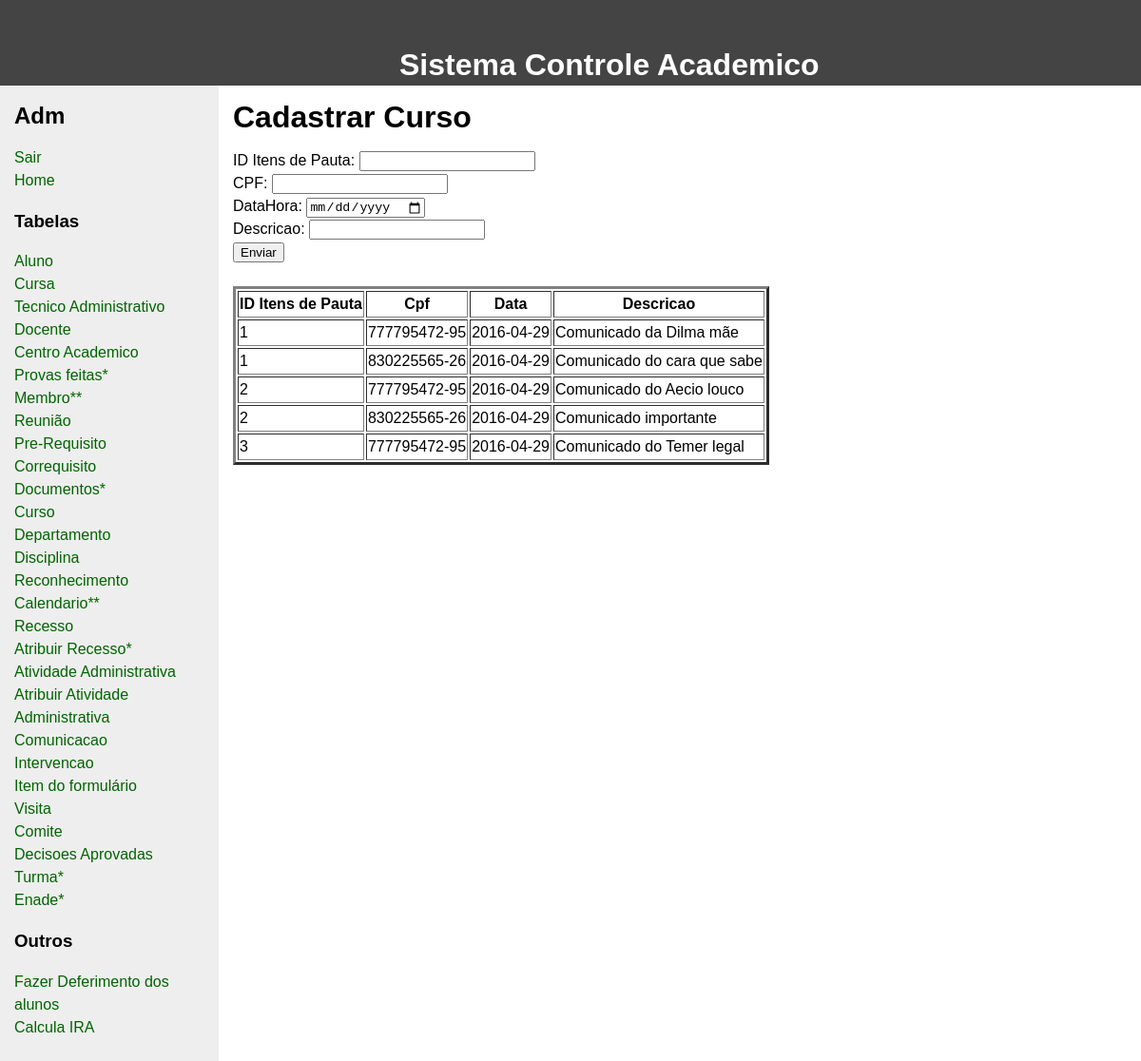
The app's page /NovaInterface/criarComunicacao.php with its own data.
### tables this page shows
CREATE TABLE comunicacoes (
    data_hora    DATE,
    descricao    LONGTEXT,
    id_itens_de_pauta     INT,
    cpf                   CHAR(12),
    CONSTRAINT comunicacao_itens_de_pauta_fk FOREIGN KEY (id_itens_de_pauta) references itens_de_pauta (id),
    CONSTRAINT comunicacao_cpf_fk FOREIGN KEY (cpf) references membro (cpf),
    CONSTRAINT comunicacao_pk PRIMARY KEY (id_itens_de_pauta, cpf, data_hora)
);

### NovaInterface/criarComunicacao.php (the view, shortened to what this page needs)
<!DOCTYPE html>
<html>
 <head>
    <div class id=head>
    <b> Sistema Controle Academico </b>
    </div>
    </head>
 <body>
   <div id="wrapper">
     <main>
       <div id="content">
         <div class="innertube">
           <h1>Cadastrar Curso</h1>
           <p >
             <form action="criarComunicacao.php" method="post" align=”center”>
             ID Itens de Pauta: <input type="text" name="id_idp" /><br>
             CPF:  <input type="text" name="cpf"/><br>
             DataHora:  <input type="date" name="data_hora"/><br>
             Descricao:  <input type="text" name="descricao"/><br>
             <input type="submit" value="Enviar" name="submit">
             </form>
             <?php
             $host     = "localhost";
             $port     = 3306;
             $socket   = "";
             $user     = "root";
             $password = "";
             $dbname   = "labbd";
             $con = new mysqli($host, $user, $password, $dbname, $port, $socket)
                     or die ('Could not connect to the database server' . mysqli_connect_error());
             $sql = "SELECT * FROM comunicacoes";
             $result = $con->query($sql);
             echo "<br>";
             echo "<table border=3>";
             echo "<th> ID Itens de Pauta </th> <th> Cpf</th>  <th> Data </th> <th> Descricao</th>";
             if ($result->num_rows > 0) {
                 while($row = $result->fetch_assoc()) {
                   echo "<tr>";
                     echo "<td>" ;
                     echo  $row["id_itens_de_pauta"];
                     echo "</td>";
                     echo "<td>" ;
                     echo $row["cpf"];
                     echo "</td>";
                     echo "<td>" ;
                     echo $row["data_hora"];
                     echo "</td>";
                     echo "<td>" ;
                     echo $row["descricao"];
                     echo "</td>";
                   echo "</tr>";
                 }
             echo "</table>";
             } else {
                 echo "0 results";
             }
          ?>
           </p>
         </div>
       </div>
     </main>
<?php include("sidebarAdm.php"); ?>
   </div>
 </body>
</html>

### NovaInterface/criarComunicacao.php (style rules this page uses)
body { margin:0; padding:0; font-family: Sans-Serif; line-height: 1.5em; }
main { padding-bottom: 10010px; margin-bottom: -10000px; float: left; width: 100%; }
#wrapper { overflow: hidden; }
#content { margin-left: 230px; }
.innertube { margin: 15px; margin-top: 0; }
p { color: #555; }
b { color: white; font-family: Sans-Serif; font-size: 200%; position: absolute; left: 35%; top: 5% }
#head { height: 90px; background: #444; }

### records on screen
comunicacoes: id_itens_de_pauta "1", cpf "777795472-95", data_hora "2016-04-29", descricao "Comunicado da Dilma mãe"
comunicacoes: id_itens_de_pauta "1", cpf "830225565-26", data_hora "2016-04-29", descricao "Comunicado do cara que sabe"
comunicacoes: id_itens_de_pauta "2", cpf "777795472-95", data_hora "2016-04-29", descricao "Comunicado do Aecio louco"
comunicacoes: id_itens_de_pauta "2", cpf "830225565-26", data_hora "2016-04-29", descricao "Comunicado importante"
comunicacoes: id_itens_de_pauta "3", cpf "777795472-95", data_hora "2016-04-29", descricao "Comunicado do Temer legal"
